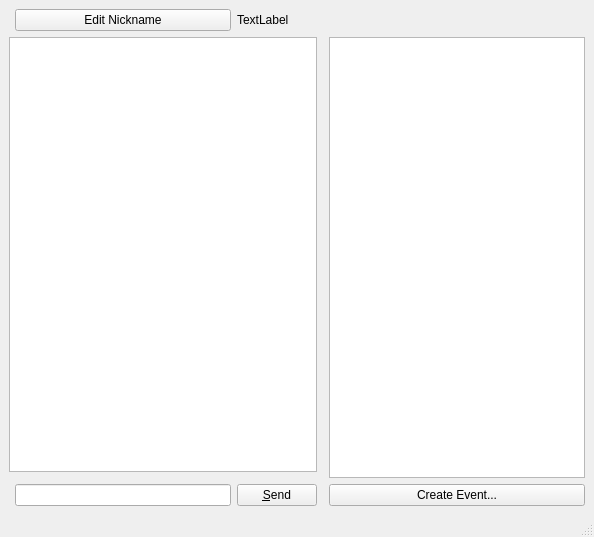
<?xml version="1.0" encoding="UTF-8"?>
<ui version="4.0">
 <class>MainWindow</class>
 <widget class="QMainWindow" name="MainWindow">
  <property name="geometry">
   <rect>
    <x>0</x>
    <y>0</y>
    <width>594</width>
    <height>537</height>
   </rect>
  </property>
  <property name="windowTitle">
   <string>MainWindow</string>
  </property>
  <widget class="QWidget" name="centralwidget">
   <layout class="QGridLayout" name="gridLayout">
    <item row="3" column="1">
     <widget class="QLineEdit" name="textMessageInput"/>
    </item>
    <item row="3" column="2">
     <widget class="QPushButton" name="pbSend">
      <property name="text">
       <string>&amp;Send</string>
      </property>
     </widget>
    </item>
    <item row="1" column="0" colspan="3">
     <widget class="QTextEdit" name="textChatHistory"/>
    </item>
    <item row="1" column="4" rowspan="2">
     <widget class="QTreeView" name="treeView">
      <attribute name="headerVisible">
       <bool>false</bool>
      </attribute>
     </widget>
    </item>
    <item row="3" column="4">
     <widget class="QPushButton" name="pbCreateEvent">
      <property name="focusPolicy">
       <enum>Qt::ClickFocus</enum>
      </property>
      <property name="text">
       <string>Create Event...</string>
      </property>
     </widget>
    </item>
    <item row="0" column="1">
     <widget class="QPushButton" name="pbEditNickname">
      <property name="text">
       <string>Edit Nickname</string>
      </property>
     </widget>
    </item>
    <item row="0" column="2" colspan="3">
     <widget class="QLabel" name="lblNickName">
      <property name="text">
       <string>TextLabel</string>
      </property>
     </widget>
    </item>
   </layout>
  </widget>
  <widget class="QMenuBar" name="menubar">
   <property name="geometry">
    <rect>
     <x>0</x>
     <y>0</y>
     <width>594</width>
     <height>25</height>
    </rect>
   </property>
  </widget>
  <widget class="QStatusBar" name="statusbar"/>
 </widget>
 <resources/>
 <connections/>
</ui>
